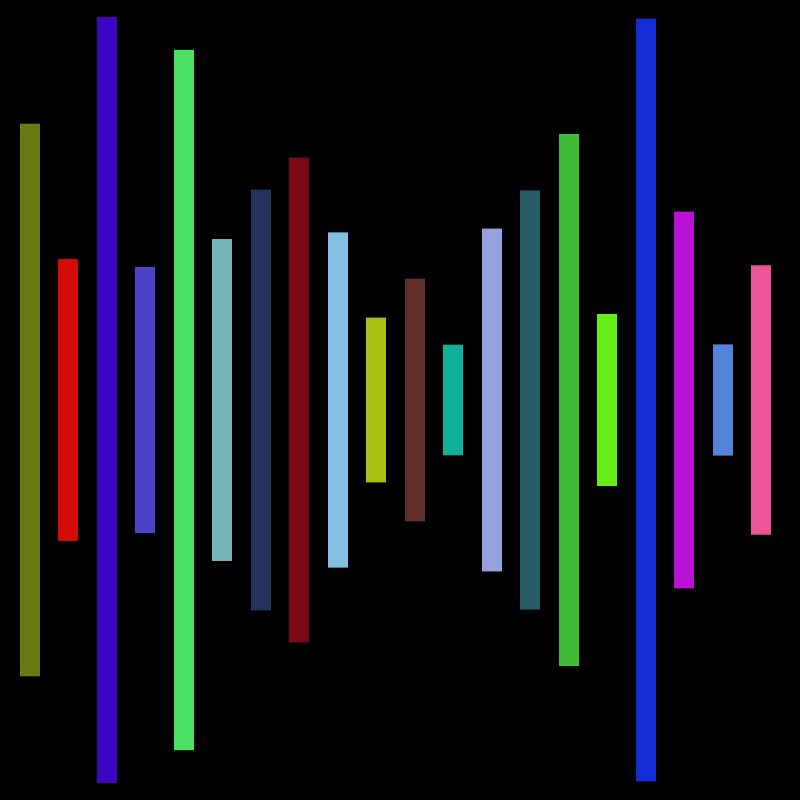
Frame 1 (no input)
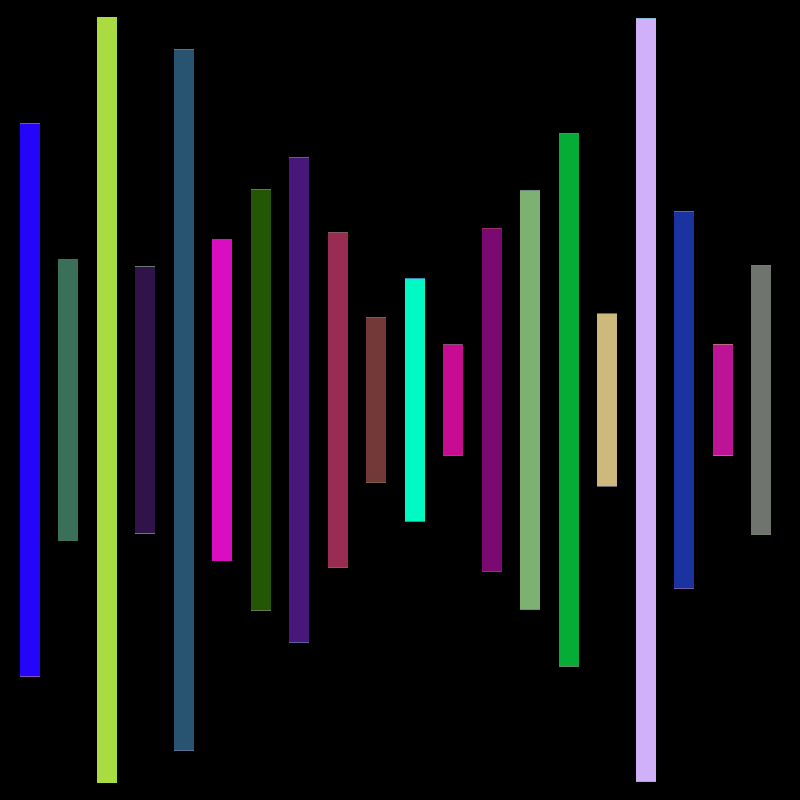
Frame 60 (the mouse pressed at the canvas centre just before this capture)
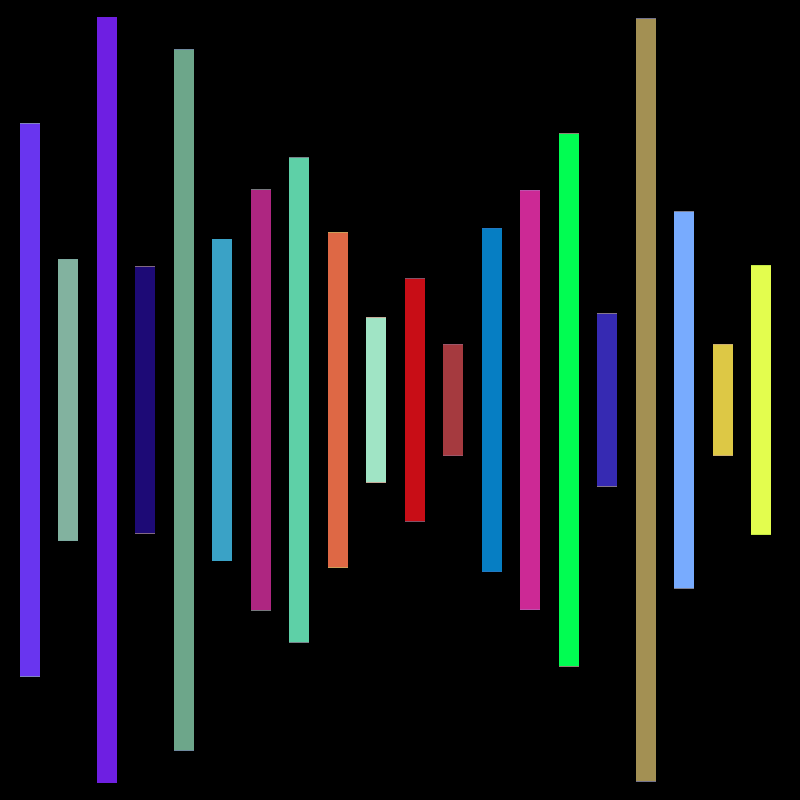
Frame 120 (the mouse held since frame 60 and released just before this capture)

The Processing sketch that drew these frames (run headless with seeded random() and noise(); from frame 60 on, the mouse is pressed at the canvas centre):

// Processing sketch: hw1
// ── hw1.pde
// Aya Nakamura

// setting array size, determines number 
// of rectangles we will draw 
final int NUM_SHAPES = 20;

// array verts[] will hold the x position 
// of each rectangle
// array heights[] will hold the height of
// each rectangle
// both verts[] and heights[] have a 
// size of 20 because that is our number 
// of rectangles
int [] verts = new int [NUM_SHAPES];
float [] heights = new float [NUM_SHAPES];
//color [] rectColor = new color [NUM_SHAPES];

color c;

void setup() {
  size(800, 800);
  background (0);
  
  // for loop goes through array verts[]
  // adds the x position for each rectangle
  for (int i = 0; i < NUM_SHAPES; i++) {
      verts[i] = (int)map(i, 0, NUM_SHAPES, 30, width);
    }
    
   // for loop goes through array heights[]
  // adds the height for each rectangle (randomized)
  for (int i = 0; i < NUM_SHAPES; i++) {
      heights[i] = random(100, 800);
    }

  //for (int i = 0; i < NUM_SHAPES; i++) {
  //      rectColor[i] = color(random(255), random(255), random(255));
  //    }
  }

void draw () {
  // for loop goes through each rectangle to
  // determine each x position and color
  // assignes values to each rectangle and draws
  // them accordingly
   for (int i = 0; i < NUM_SHAPES; i++) {
     rectMode(CENTER);
     noStroke();
     //fill(rectColor[i]);
     c = color(random(255), random(255), random(255));
     fill (c);
     rect(verts[i], height/2, 20, heights[i]);
     delay (10);
   }
}
